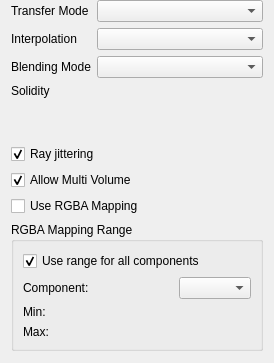
<?xml version="1.0" encoding="UTF-8"?>
<ui version="4.0">
 <class>VolumeSinkWidget</class>
 <widget class="QWidget" name="VolumeSinkWidget">
  <property name="geometry">
   <rect>
    <x>0</x>
    <y>0</y>
    <width>274</width>
    <height>363</height>
   </rect>
  </property>
  <property name="windowTitle">
   <string>Form</string>
  </property>
  <layout class="QVBoxLayout" name="verticalLayout">
   <property name="topMargin">
    <number>0</number>
   </property>
   <property name="bottomMargin">
    <number>12</number>
   </property>
   <item>
    <layout class="QFormLayout" name="formLayout">
     <item row="0" column="0">
      <widget class="QLabel" name="label">
       <property name="text">
        <string>Transfer Mode</string>
       </property>
      </widget>
     </item>
     <item row="0" column="1">
      <widget class="QComboBox" name="cbTransferMode"/>
     </item>
     <item row="1" column="0">
      <widget class="QLabel" name="label_5">
       <property name="text">
        <string>Interpolation</string>
       </property>
      </widget>
     </item>
     <item row="1" column="1">
      <widget class="QComboBox" name="cbInterpolation"/>
     </item>
     <item row="2" column="0">
      <widget class="QLabel" name="label_4">
       <property name="text">
        <string>Blending Mode</string>
       </property>
      </widget>
     </item>
     <item row="2" column="1">
      <widget class="QComboBox" name="cbBlending"/>
     </item>
    </layout>
   </item>
   <item>
    <layout class="QFormLayout" name="formLayout_2">
     <item row="0" column="0">
      <widget class="QLabel" name="solidityLabel">
       <property name="toolTip">
        <string>&lt;html&gt;&lt;head/&gt;&lt;body&gt;&lt;p&gt;The &amp;quot;solidity&amp;quot; adjusts the unit distance on which the scalar opacity transfer function is defined. By default this is 1.0, meaning that over a distance of 1.0 units, a given opacity (from the transfer function) is accumulated. This is adjusted for the actual sampling distance during rendering.&lt;/p&gt;&lt;/body&gt;&lt;/html&gt;</string>
       </property>
       <property name="text">
        <string>Solidity</string>
       </property>
      </widget>
     </item>
     <item row="0" column="1">
      <widget class="tomviz::DoubleSliderWidget" name="soliditySlider" native="true"/>
     </item>
    </layout>
   </item>
   <item>
    <widget class="QCheckBox" name="cbJittering">
     <property name="text">
      <string>Ray jittering</string>
     </property>
     <property name="checked">
      <bool>true</bool>
     </property>
    </widget>
   </item>
   <item>
    <widget class="QCheckBox" name="cbMultiVolume">
     <property name="text">
      <string>Allow Multi Volume</string>
     </property>
     <property name="checked">
      <bool>true</bool>
     </property>
    </widget>
   </item>
   <item>
    <widget class="QCheckBox" name="useRgbaMapping">
     <property name="toolTip">
      <string>&lt;html&gt;&lt;head/&gt;&lt;body&gt;&lt;p&gt;This option is for 3-component data only. If checked, the three components will be mapped directly to RGB values, where the first, second, and third components are mapped to red, green, and blue, respectively, instead of using the color map to determine color. Additionally, the norm will be used along with the opacity editor to compute opacity.&lt;/p&gt;&lt;p&gt;The RGBA mapping range is used to determine the range of data values that get rescaled to the RGB color range.&lt;/p&gt;&lt;p&gt;If unchecked, the norm of the data is displayed instead.&lt;/p&gt;&lt;/body&gt;&lt;/html&gt;</string>
     </property>
     <property name="text">
      <string>Use RGBA Mapping</string>
     </property>
    </widget>
   </item>
   <item>
    <widget class="QGroupBox" name="groupRgbaMappingRange">
     <property name="toolTip">
      <string>&lt;html&gt;&lt;head/&gt;&lt;body&gt;&lt;p&gt;Set the range of data values that get mapped to the RGB range. Data values below the range will have the minimum RGB values, and data values above the range will have the maximum RGB values.&lt;/p&gt;&lt;/body&gt;&lt;/html&gt;</string>
     </property>
     <property name="title">
      <string>RGBA Mapping Range</string>
     </property>
     <layout class="QGridLayout" name="gridLayout">
      <item row="2" column="0">
       <widget class="QLabel" name="rgbaMappingMinLabel">
        <property name="text">
         <string>Min:</string>
        </property>
       </widget>
      </item>
      <item row="3" column="0">
       <widget class="QLabel" name="rgbaMappingMaxLabel">
        <property name="text">
         <string>Max:</string>
        </property>
       </widget>
      </item>
      <item row="1" column="3">
       <widget class="QComboBox" name="rgbaMappingComponent"/>
      </item>
      <item row="1" column="0" colspan="3">
       <widget class="QLabel" name="rgbaMappingComponentLabel">
        <property name="text">
         <string>Component:</string>
        </property>
       </widget>
      </item>
      <item row="2" column="1" colspan="3">
       <widget class="tomviz::DoubleSliderWidget" name="sliRgbaMappingMin" native="true"/>
      </item>
      <item row="3" column="1" colspan="3">
       <widget class="tomviz::DoubleSliderWidget" name="sliRgbaMappingMax" native="true"/>
      </item>
      <item row="0" column="0" colspan="4">
       <widget class="QCheckBox" name="rgbaMappingCombineComponents">
        <property name="toolTip">
         <string>&lt;html&gt;&lt;head/&gt;&lt;body&gt;&lt;p&gt;If checked, a single range will be used for all components. &lt;/p&gt;&lt;p&gt;If unchecked, each component will have its own range.&lt;/p&gt;&lt;/body&gt;&lt;/html&gt;</string>
        </property>
        <property name="text">
         <string>Use range for all components</string>
        </property>
        <property name="checked">
         <bool>true</bool>
        </property>
       </widget>
      </item>
     </layout>
    </widget>
   </item>
  </layout>
 </widget>
 <customwidgets>
  <customwidget>
   <class>tomviz::DoubleSliderWidget</class>
   <extends>QWidget</extends>
   <header>DoubleSliderWidget.h</header>
   <container>1</container>
  </customwidget>
 </customwidgets>
 <tabstops>
  <tabstop>cbTransferMode</tabstop>
  <tabstop>cbInterpolation</tabstop>
  <tabstop>cbBlending</tabstop>
  <tabstop>cbJittering</tabstop>
  <tabstop>cbMultiVolume</tabstop>
  <tabstop>useRgbaMapping</tabstop>
  <tabstop>rgbaMappingCombineComponents</tabstop>
  <tabstop>rgbaMappingComponent</tabstop>
 </tabstops>
 <resources/>
 <connections>
  <connection>
   <sender>useRgbaMapping</sender>
   <signal>toggled(bool)</signal>
   <receiver>groupRgbaMappingRange</receiver>
   <slot>setVisible(bool)</slot>
   <hints>
    <hint type="sourcelabel">
     <x>136</x>
     <y>135</y>
    </hint>
    <hint type="destinationlabel">
     <x>136</x>
     <y>194</y>
    </hint>
   </hints>
  </connection>
  <connection>
   <sender>rgbaMappingCombineComponents</sender>
   <signal>toggled(bool)</signal>
   <receiver>rgbaMappingComponent</receiver>
   <slot>setVisible(bool)</slot>
   <hints>
    <hint type="sourcelabel">
     <x>136</x>
     <y>250</y>
    </hint>
    <hint type="destinationlabel">
     <x>196</x>
     <y>280</y>
    </hint>
   </hints>
  </connection>
  <connection>
   <sender>rgbaMappingCombineComponents</sender>
   <signal>toggled(bool)</signal>
   <receiver>rgbaMappingComponentLabel</receiver>
   <slot>setVisible(bool)</slot>
   <hints>
    <hint type="sourcelabel">
     <x>136</x>
     <y>250</y>
    </hint>
    <hint type="destinationlabel">
     <x>77</x>
     <y>280</y>
    </hint>
   </hints>
  </connection>
 </connections>
</ui>
